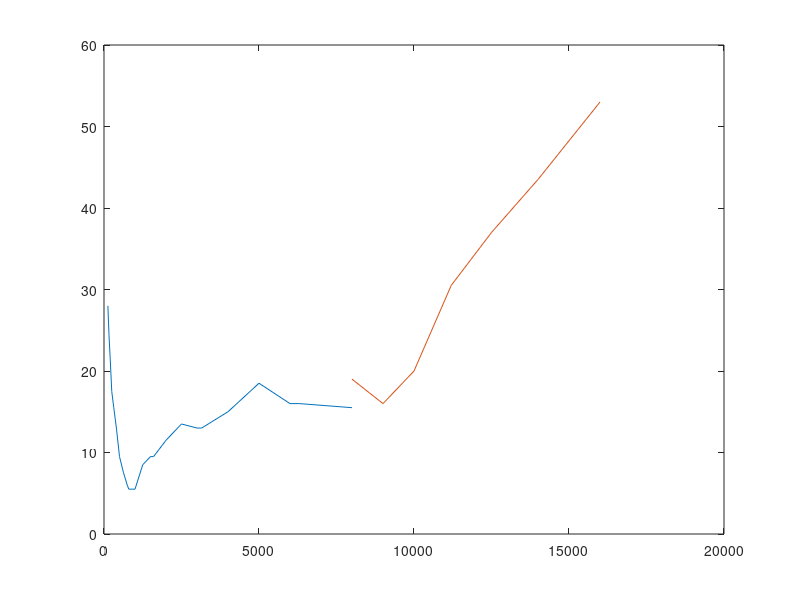

Here is the MATLAB script that generated this plot:
function dBSPL = getdBHLinSLP_inserts
% BS EN ISO 389-2:1997


% Occluded-ear simulator (IEC 711)

RETSPL_125_8000Hz = [28.0, 24.5 21.5, 17.5, 15.5, 13.0, 9.5, 7.5, 6.0, 5.5, 5.5, 8.5, 9.5, 9.5, 11.5, 13.5, 13.0, 13.0, 15.0, 18.5, 16.0, 16.0, 15.5];

f_hz_measured_125_8000Hz = [125, 160, 200, 250, 315, 400, 500, 630, 750, 800, 1000, 1250, 1500, 1600, 2000, 2500, 3000, 3150, 4000, 5000, 6000, 6300, 8000];

% Acoustics - Reference zero for the calibration of audiometric equipment - Part 5: Reference equivalent threshold sound
% pressure levels for pure tones in the frequency range 8 kHz to 16 kHz (ISO 389-5:2006)
% Etymotic Research ER-2b,c  
% Ear simulator: IEC 60711e 
% Adapter: ISO 389-2:1994

f_hz_measured_8000_16000Hz =[8000, 9000, 10000, 11200, 12500, 14000, 16000];

RETSPL_8000_1600Hz = [19, 16, 20, 30.5, 37, 43.5, 53];

figure
plot(f_hz_measured_125_8000Hz,RETSPL_125_8000Hz)
hold on
plot(f_hz_measured_8000_16000Hz,RETSPL_8000_1600Hz)
